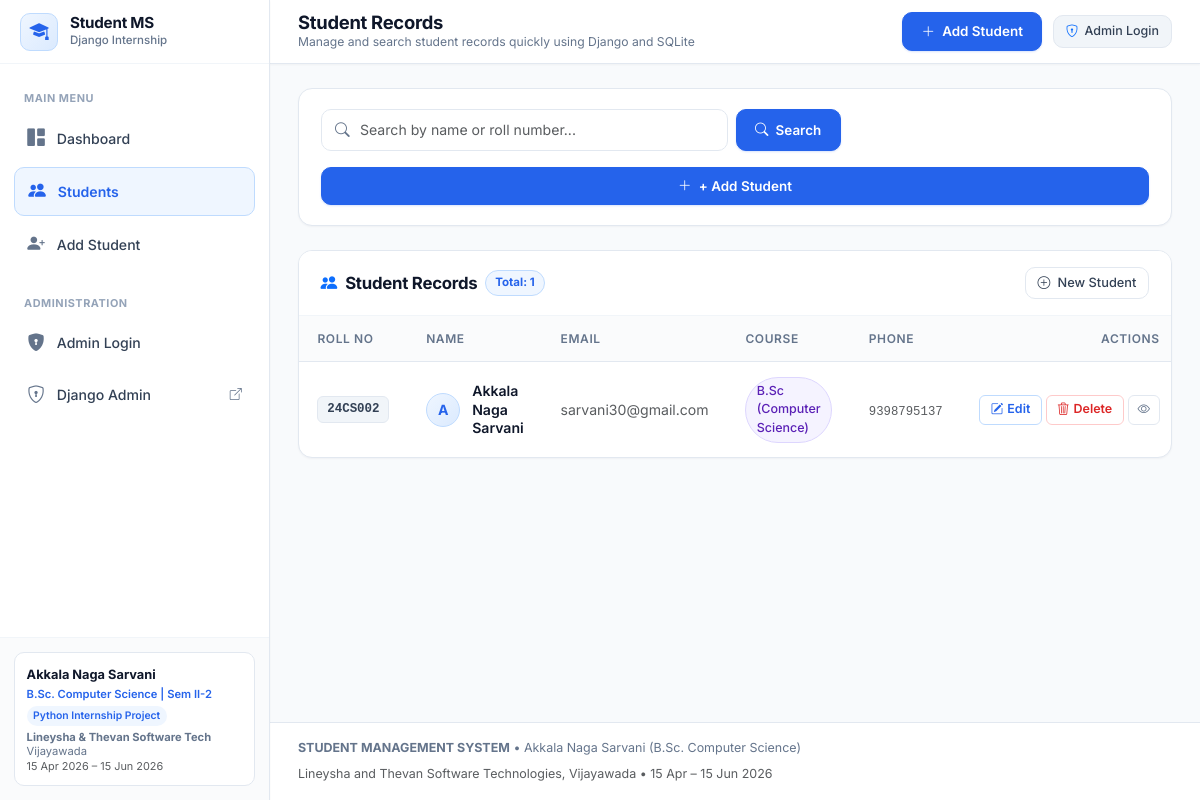
The page /students/ on the database its author committed.
### students/models.py (models this page shows, shortened)
class Student(models.Model):
    name = models.CharField(max_length=100, verbose_name="Full Name")
    roll_number = models.CharField(max_length=20, unique=True, verbose_name="Roll Number")
    email = models.EmailField(verbose_name="Email Address")
    course = models.CharField(max_length=100, verbose_name="Course")
    phone = models.CharField(max_length=10, validators=[phone_regex], verbose_name="Phone Number")
    created_at = models.DateTimeField(auto_now_add=True, verbose_name="Created At")
    updated_at = models.DateTimeField(auto_now=True, verbose_name="Updated At")
    class Meta:
        verbose_name = "Student"
        verbose_name_plural = "Students"
        ordering = ['-created_at']
    @property
    def initial(self):
        if self.name and len(self.name.strip()) > 0:
            return self.name.strip()[0].upper()
        return "S"

### students/views.py (the view, shortened to what this page needs)
# urls.py: path('students/', views.student_list_view, name='student_list'),
def student_list_view(request):
    search_query = request.GET.get('q', '').strip()
    students_queryset = Student.objects.all()
    paginator = Paginator(students_queryset, 8)
    page = request.GET.get('page', 1)
    try:
        students = paginator.page(page)
    except PageNotAnInteger:
        students = paginator.page(1)
    except EmptyPage:
        students = paginator.page(paginator.num_pages)
    context = {
        'students': students,
        'search_query': search_query,
        'total_count': paginator.count,
        'active_page': 'students',
    }
    return render(request, 'students/student_list.html', context)

### templates/students/student_list.html (shortened to what this page needs)
{% extends 'base.html' %}
{% block page_title %}Student Records{% endblock %}
{% block page_subtitle %}Manage and search student records quickly using Django and SQLite{% endblock %}
{% block content %}
<div class="d-flex flex-column gap-4">
    <div class="content-card">
        <div class="card-body-custom">
            <div class="d-flex justify-content-between align-items-center flex-wrap gap-3">
                <form method="GET" action="{% url 'students:student_list' %}" class="search-form-group flex-grow-1" style="max-width: 520px;">
                    <div class="search-input-group">
                        <input type="text" name="q" id="studentSearchInput" class="form-control search-input" placeholder="Search by name or roll number..." value="{{ search_query }}">
                    </div>
                    <button type="submit" class="btn-primary-custom" style="white-space: nowrap;">
                        <i class="bi bi-search"></i>
                        <span>Search</span>
                    </button>
                </form>
                <div class="w-100 w-sm-auto d-flex">
                    <a href="{% url 'students:student_add' %}" class="btn-primary-custom w-100 justify-content-center">
                        <i class="bi bi-plus-lg"></i>
                        <span>+ Add Student</span>
                    </a>
                </div>
            </div>
        </div>
    </div>
    <div class="content-card">
        <div class="card-header-custom">
            <div class="d-flex align-items-center gap-2">
                <h3 class="card-header-title mb-0">
                    <i class="bi bi-people-fill text-primary"></i>
                    <span>Student Records</span>
                </h3>
                <span class="badge-total-count">Total: {{ total_count }}</span>
            </div>
            <div>
                <a href="{% url 'students:student_add' %}" class="btn-secondary-custom" style="padding: 0.35rem 0.75rem; font-size: 0.8rem;">
                    <i class="bi bi-plus-circle"></i>
                    <span>New Student</span>
                </a>
            </div>
        </div>
        {% if students %}
            <div class="table-responsive">
                <table class="custom-table">
                    <thead>
                        <tr>
                            <th>Roll No</th>
                            <th>Name</th>
                            <th>Email</th>
                            <th>Course</th>
                            <th>Phone</th>
                            <th class="text-end">Actions</th>
                        </tr>
                    </thead>
                    <tbody>
                        {% for student in students %}
                            <tr>
                                <td>
                                    <span class="badge-roll">{{ student.roll_number }}</span>
                                </td>
                                <td>
                                    <div class="student-identity">
                                        <div class="student-avatar">
                                            {{ student.initial }}
                                        </div>
                                        <a href="{% url 'students:student_detail' pk=student.pk %}" class="student-name-text">
                                            {{ student.name }}
                                        </a>
                                    </div>
                                </td>
                                <td>
                                    <span class="text-muted">{{ student.email }}</span>
                                </td>
                                <td>
                                    <span class="badge-course">{{ student.course }}</span>
                                </td>
                                <td>
                                    <span class="text-muted small font-monospace">{{ student.phone }}</span>
                                </td>
                                <td>
                                    <div class="d-flex align-items-center justify-content-end gap-1">
                                        <a href="{% url 'students:student_edit' pk=student.pk %}" class="btn-action-edit" title="Edit Student">
                                            <i class="bi bi-pencil-square"></i> Edit
                                        </a>
                                        <button type="button" class="btn-action-delete" data-bs-toggle="modal" data-bs-target="#deleteModal" data-student-id="{{ student.pk }}" data-student-name="{{ student.name }}" title="Delete Student">
                                            <i class="bi bi-trash3"></i> Delete
                                        </button>
                                        <a href="{% url 'students:student_detail' pk=student.pk %}" class="btn-action-view" title="View Details">
                                            <i class="bi bi-eye"></i>
                                        </a>
                                    </div>
                                </td>
                            </tr>
                        {% endfor %}
                    </tbody>
                </table>
            </div>
        {% endif %}
    </div>
</div>
{% endblock %}

### rows shown on the page
Student: roll_number "24CS002", initial "A", name "Akkala Naga Sarvani", email "sarvani30@gmail.com", course "B.Sc (Computer Science)", phone "9398795137"

### other values the page prints
{{ total_count }} "1"
